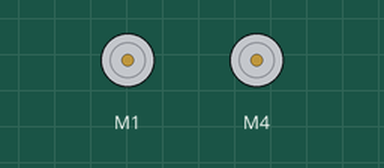
This sketch was run on a simulated Arduino Uno, built with avr-gcc and run on an emulated ATmega328P. On the bench: 2 × DC motor (green arrow = forward, orange = backward, longer = faster).

Above: at 2.5 s.
Timing chart, 0 to 7.8 s (numbered marks = the images above):
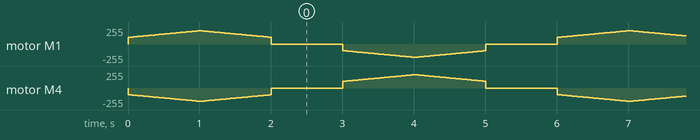

The sketch:

two_motors.ino
```cpp
// Runs both motors forward then backward

// Based on file>examples>Adafruit Motor Shield Library>MotorTest
// FemTech Make Workshop 2

#include <AFMotor.h> // This is the library you installed!

AF_DCMotor motorA(1);
AF_DCMotor motorB(4);
// Now we have two objects (motor1, motor2) from the same class (AF_DCMotor)!
// Make sure you choose the ports that align with your hardware setup

void setup() { // test that it's all working
  Serial.begin(9600);

  // turn on motors
  motorA.setSpeed(200);
  motorB.setSpeed(200);

  motorA.run(RELEASE);
  motorB.run(RELEASE);
  // Remove power from motors
}

void loop() { // Run our function!
  uint8_t i;

  motorA.run(FORWARD);
  motorB.run(BACKWARD);
  // Now we are doing things for both motors, not just one motor

  for (i=100; i<200; i++) {
    // Speed up motors
    motorA.setSpeed(i);
    motorB.setSpeed(i);
    delay(10);
 }

  for (i-200; i>100; i--) {
    // Slow down motors
    motorA.setSpeed(i);
    motorB.setSpeed(i);
    delay(10); // 1/100th of a second
 }

  motorA.run(RELEASE);
  motorB.run(RELEASE);
  // Remove power from motors
  delay(1000); // 1 second

  motorA.run(BACKWARD); // Same as forward but now backward!
  motorB.run(FORWARD);

  for (i=100; i<200; i++) {
    // Speed up motors
    motorA.setSpeed(i);
    motorB.setSpeed(i);
    delay(10);
 }

  for (i-200; i>100; i--) {
    // Slow down motors
    motorA.setSpeed(i);
    motorB.setSpeed(i);
    delay(10);
 }

  motorA.run(RELEASE);
  motorB.run(RELEASE);
  // Remove power from motors
  delay(1000);
}
```
